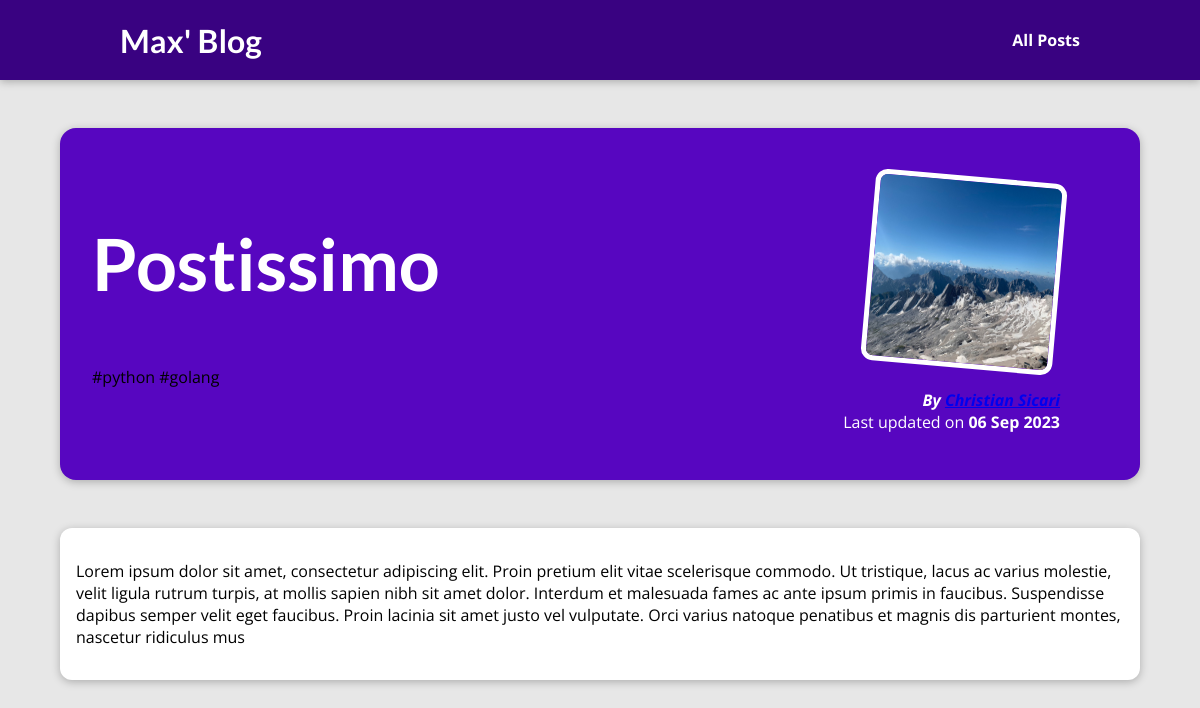
The page /blog/posts/p1 on the database its author committed.
### blog/models.py (models this page shows, shortened)
class Post(models.Model):
    slug = models.SlugField(unique=True, db_index=True)
    title = models.CharField(max_length=100)
    excerpt = models.CharField(max_length=100)
    image = models.CharField(max_length=100)
    date = models.DateField(auto_now=True)
    content = models.TextField(validators=[MinLengthValidator(10)])
    author = models.ForeignKey(to=Author, on_delete=models.SET_NULL, null=True, related_name='posts')
    tags = models.ManyToManyField(to=Tag, related_name='tags')

class Tag(models.Model):
    caption = models.CharField(max_length=20)

class Author(models.Model):
    first_name = models.CharField(max_length=100)
    last_name = models.CharField(max_length=100)
    email = models.EmailField()
    def __str__(self):
        return f'{self.first_name} {self.last_name}'

### blog/views.py (the view)
# urls.py: path("posts/<slug:slug>", views.PostDetailView.as_view(), name="post-detail-page")
class PostDetailView(DetailView):
    model = Post
    template_name = 'blog/post-detail.html'
    context_object_name = 'post'

### blog/templates/blog/post-detail.html (shortened to what this page needs)
{% extends "base.html" %}
{% load static %}
{% block css_files %}
<link rel="stylesheet" href="{% static "blog/post-detail.css" %}" />
{% endblock %}
{% block content %}
<section id="summary">
  <h2>{{ post.title }}</h2>
  <div>
    {% for tag in post.tags.all %}
      <span class="tag">{{ tag.caption }}</span>
    {% endfor %}
  </div>
  <article>
    <img src="{% static 'blog/images/'|add:post.image %}" alt="{{ post.title }}" />
    <address>By <a href="mailto:{{ post.author.email }}">{{ post.author }}</a></address>
    <div>Last updated on <time>{{ post.date|date:"d M Y" }}</time></div>
  </article>
</section>
<main>
  {{ post.content|linebreaks }}
</main>
{% endblock %}

### templates/base.html (shortened to what this page needs)
{% load static %}
<!DOCTYPE html>
<html lang="en">
<head>
  <link rel="stylesheet" href="{% static "app.css" %}">
  {% block css_files %}{% endblock %}
</head>
<body>
  <header id="main-navigation">
    <h1><a href="{% url "blog:starting-page" %}">Max' Blog</a></h1>
    <nav>
      <a href="{% url "blog:posts-page" %}">All Posts</a>
    </nav>
  </header>
  {% block content %}
  {% endblock %}
</body>
</html>

### static/app.css (style rules this page uses)
* { box-sizing: border-box; }
html { font-family: 'Open Sans', 'Lato', sans-serif; }
body { margin: 0; }
h1, h2, h3 { font-family: 'Lato', sans-serif; font-weight: bold; }
#main-navigation { width: 100%; height: 5rem; display: flex; justify-content: space-between; align-items: center; padding: 0 10%; position: absolute; top: 0; left: 0; }
#main-navigation a { text-decoration: none; color: white; font-weight: bold; }

### blog/static/blog/post-detail.css (style rules this page uses)
body { background-color: #e7e7e7; }
#main-navigation { background-color: #390281; box-shadow: 0 2px 8px rgba(0, 0, 0, 0.25); }
#summary { margin: 8rem auto 3rem auto; padding: 2rem; width: 90%; max-width: 90rem; border-radius: 16px; background-color: #5706c0; position: relative; box-shadow: 0 2px 8px rgba(0, 0, 0, 0.25); height: 22rem; }
#summary h2 { color: white; font-size: 4.5rem; }
#summary article { position: absolute; top: 2rem; right: 3rem; padding: 1rem 2rem; border-radius: 12px; text-align: right; color: white; }
#summary article img { width: 12rem; height: 12rem; border-radius: 12px; transform: rotateZ(5deg); border: 5px solid white; margin-bottom: 1rem; }
#summary address { font-weight: bold; }
#summary time { font-weight: bold; }
main { width: 90%; max-width: 90rem; margin: 3rem auto; background-color: white; padding: 1rem; border-radius: 12px; box-shadow: 0 2px 8px rgba(0, 0, 0, 0.25); }

### rows shown on the page
Post: title "Postissimo", image (picture), author "Christian Sicari", date "06 Sep 2023", content "Lorem ipsum dolor sit amet, consectetur adipiscing elit. Proin pretium elit vitae scelerisque commodo. Ut tristique, lacus ac varius molestie, velit ligula rutrum turpis, at mollis sapien nibh sit amet dolor. Interdum et malesuada fames ac ante ipsum primis in faucibus. Suspendisse dapibus semper velit eget faucibus. Proin lacinia sit amet justo vel vulputate. Orci varius natoque penatibus et magnis dis parturient montes, nascetur ridiculus mus"
Tag: caption "#python"
Tag: caption "#golang"
